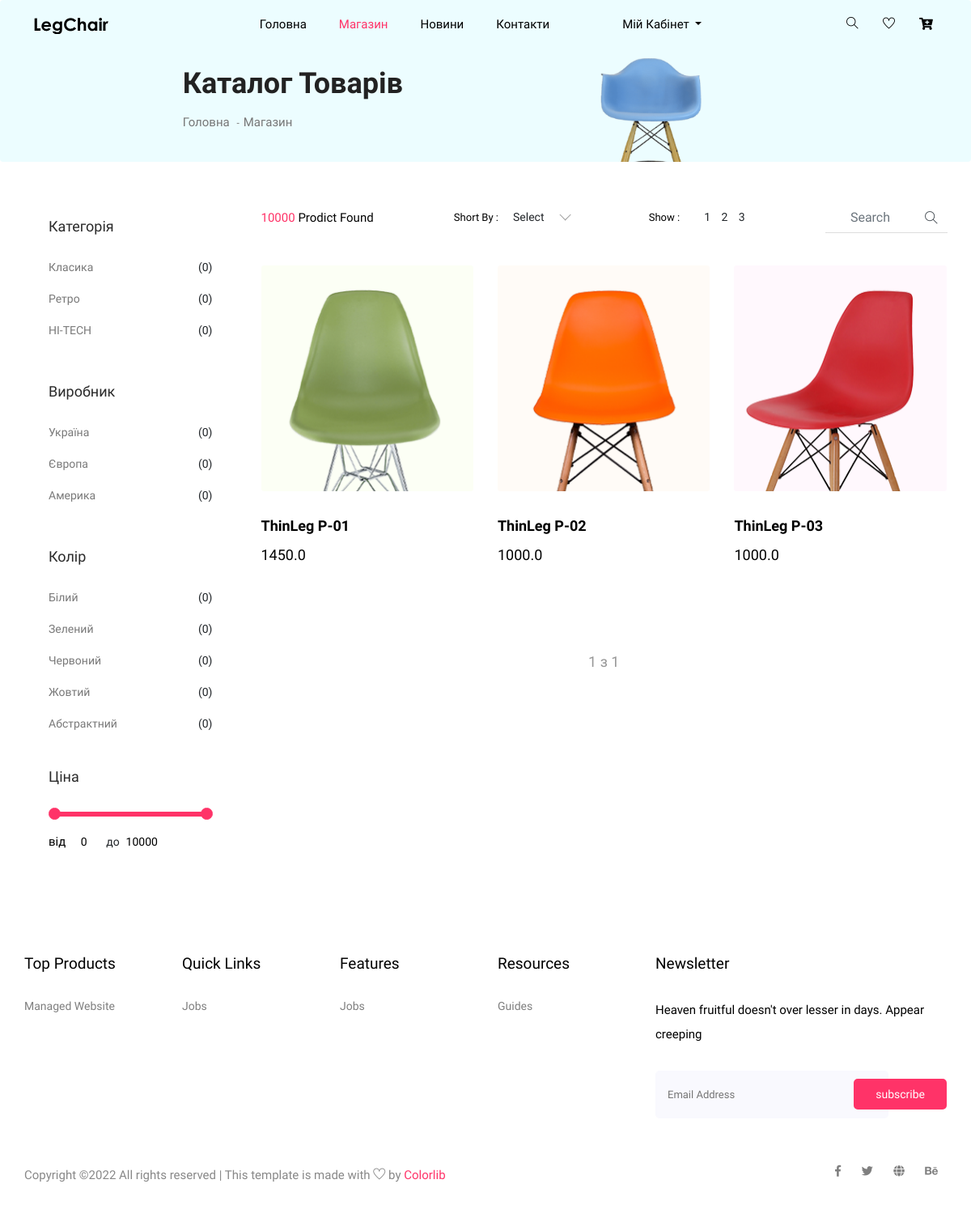
/store/?page=2, run on an earlier commit of the app's database.
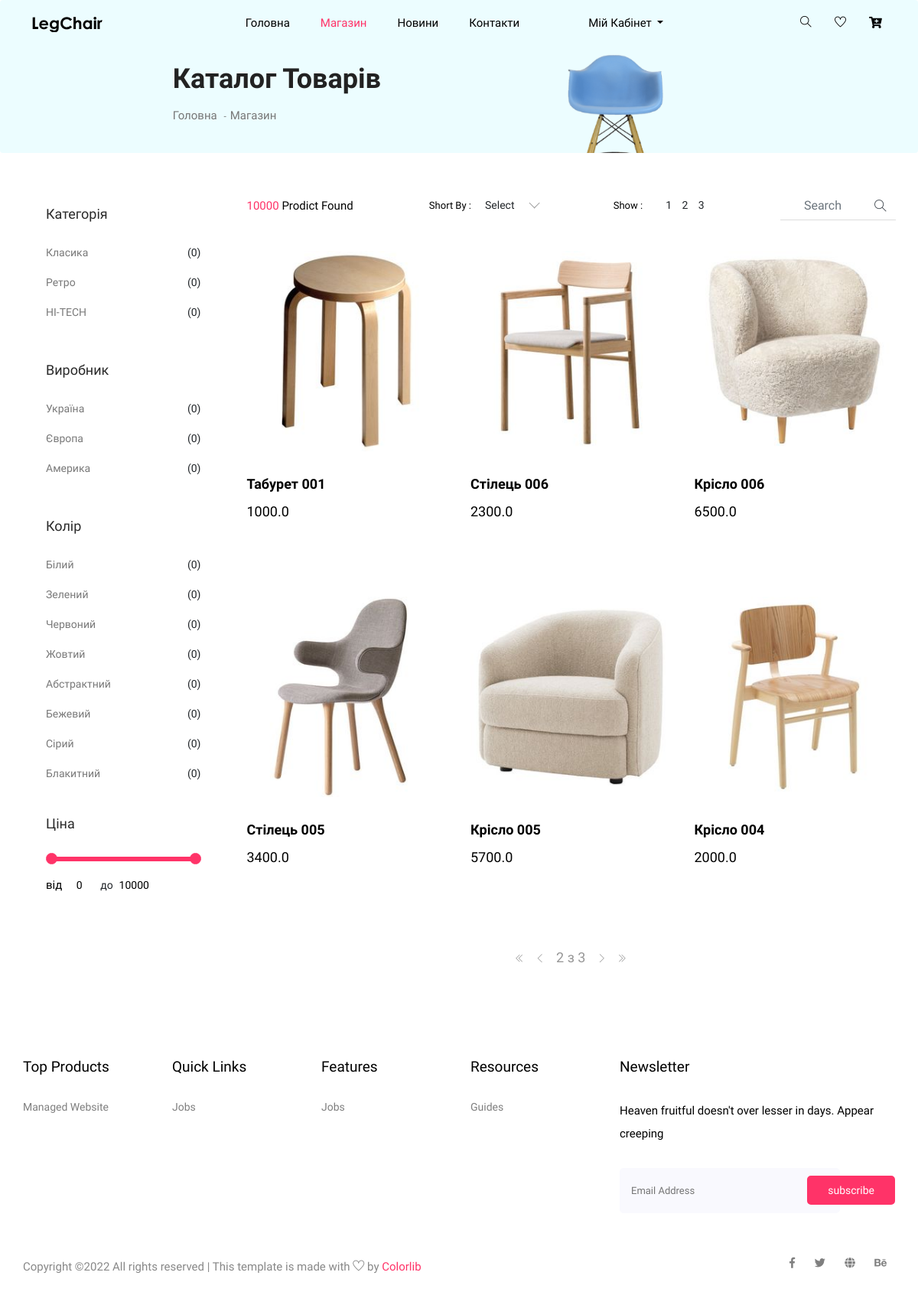
And on a later commit of the database.
### store/models.py (models this page shows, shortened)
class Category(models.Model):
    name = models.CharField(max_length=100, unique=True, null=False)

class Producer(models.Model):
    name = models.CharField(max_length=100, unique=True, null=False)

class Color(models.Model):
    name = models.CharField(max_length=50, unique=True, null=False)

class Product(models.Model):
    name = models.CharField(max_length=100, unique=True, null=False)
    about = models.TextField(max_length=500, null=False)
    photo = models.FileField(upload_to='products/', null=False)
    price = models.FloatField(null=False, default=1000)
    count = models.IntegerField(null=False, default=1)
    producer = models.ForeignKey(Producer, on_delete=models.CASCADE)
    category = models.ForeignKey(Category, on_delete=models.CASCADE)
    color = models.ForeignKey(Color, on_delete=models.CASCADE)

### store/views.py (the view)
# urls.py: path('', index),
def index(request):
    all_products = Product.objects.all()
    page_size = 6
    paginator = Paginator(all_products, page_size)
    page_number = request.GET.get('page')
    return render(request, 'store/index.html', {
        'page_title': 'Каталог товарів',
        'all_products': all_products,
        'all_categories': Category.objects.all(),
        'all_producers': Producer.objects.all(),
        'all_colors': Color.objects.all(),
        'paginate_products': paginator.get_page(page_number),
        'page': 1
    })

### templates/store/index.html (shortened to what the changed rows need)
{% extends 'layouts/base.html' %}
{% block content %}
{% load static %}
    <section class="breadcrumb breadcrumb_bg">
        <div class="container">
            <div class="row justify-content-center">
                <div class="col-lg-8">
                    <div class="breadcrumb_iner">
                        <div class="breadcrumb_iner_item">
                            <h2>{{ page_title }}</h2>
                        </div>
                    </div>
                </div>
            </div>
        </div>
    </section>
    <section class="cat_product_area section_padding">
        <div class="container">
            <div class="row">
                <div class="col-lg-3">
                    <div class="left_sidebar_area">
                        <aside class="left_widgets p_filter_widgets">
                            <div class="widgets_inner">
                                <ul class="list">
                                    {% for c in all_categories %}
                                    <li>
                                        <a href="#">{{ c.name }}</a>
                                        <span>(0)</span>
                                    </li>
                                    {% endfor %}
                                </ul>
                            </div>
                        </aside>
                        <aside class="left_widgets p_filter_widgets">
                            <div class="widgets_inner">
                                <ul class="list">
                                    {% for p in all_producers %}
                                    <li>
                                        <a href="#">{{ p.name }}</a>
                                        <span>(0)</span>
                                    </li>
                                    {% endfor %}
                                </ul>
                            </div>
                        </aside>
                        <aside class="left_widgets p_filter_widgets">
                            <div class="widgets_inner">
                                <ul class="list">
                                    {% for c in all_colors %}
                                    <li>
                                        <a href="#">{{ c.name }}</a>
                                        <span>(0)</span>
                                    </li>
                                    {% endfor %}
                                </ul>
                            </div>
                        </aside>
                    </div>
                </div>
                <div class="col-lg-9">
                    <div class="row align-items-center latest_product_inner">
                        {% for p in paginate_products %}
                        <div class="col-lg-4 col-sm-6">
                            <div class="single_product_item">
                                <a href="#"><img src="../media/{{ p.photo }}" alt=""></a>
                                <div class="single_product_text">
                                    <h4>{{ p.name }}</h4>
                                    <h3>{{ p.price }}</h3>
                                </div>
                            </div>
                        </div>
                        {% endfor %}
                        <div class="col-lg-12">
                            <div class="pageination">
                                <nav aria-label="Page navigation example">
                                    <ul class="pagination justify-content-center">
                                        {% if paginate_products.has_previous %}
                                        <li class="page-item">
                                            <a class="page-link" href="?page=1"><i class="ti-angle-double-left"></i></a>
                                        </li>
                                        <li class="page-item">
                                            <a class="page-link" href="?page={{ paginate_products.previous_page_number }}">
                                                <i class="ti-angle-left"></i>
                                            </a>
                                        </li>
                                        {% endif %}
                                        <li class="page-item">
                                            <span class="page-link">{{paginate_products.number }} з {{ paginate_products.paginator.num_pages }}</span>
                                        </li>
                                        {% if paginate_products.has_next %}
                                        <li class="page-item">
                                            <a class="page-link" href="?page={{ paginate_products.next_page_number }}">
                                                <i class="ti-angle-right"></i>
                                            </a>
                                        </li>
                                        <li class="page-item">
                                            <a class="page-link" href="?page={{ paginate_products.num_number }}">
                                                <i class="ti-angle-double-right"></i>
                                            </a>
                                        </li>
                                        {% endif %}
                                    </ul>
                                </nav>
                            </div>
                        </div>
                    </div>
                </div>
            </div>
        </div>
    </section>
{% endblock %}

What changed in the data, as far as the page shows it:
no longer on this page (row unchanged): Product: photo (picture), name "ThinLeg P-01", price "1450.0"
no longer on this page (row unchanged): Product: photo (picture), name "ThinLeg P-02", price "1000.0"
no longer on this page (row unchanged): Product: photo (picture), name "ThinLeg P-03", price "1000.0"
added Color: name "Бежевий"
added Color: name "Сірий"
added Color: name "Блакитний"
added Product: photo (picture), name "Табурет 001", price "1000.0"
added Product: photo (picture), name "Стілець 006", price "2300.0"
added Product: photo (picture), name "Крісло 006", price "6500.0"
added Product: photo (picture), name "Стілець 005", price "3400.0"
added Product: photo (picture), name "Крісло 005", price "5700.0"
added Product: photo (picture), name "Крісло 004", price "2000.0"
Also different on the page:
{{ paginate_products.number }}: "1" → "2"
{{ paginate_products.paginator.num_pages }}: "1" → "3"
